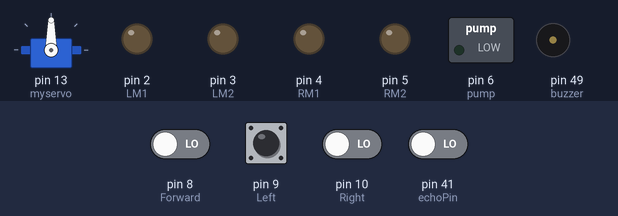
The sketch below on a simulated Arduino Mega 2560, built with avr-gcc and run on an emulated ATmega2560. Shown: servo, switched loads named in the sketch (green lamp = pin HIGH), output pins drawn as LEDs (lit = HIGH), buzzer (waves = sounding, pin HIGH). Dashed ring = blinking. The test bench sets the inputs (shaded band); at power-on: pin 8 (Forward), pin 9 (Left), pin 10 (Right), pin 41 (echoPin) LOW. Random numbers use the default seed unless the sketch sets one; pins used as bus, display or sensor lines are not drawn.

Above: at 2.0 s.
2.1 s: pin 8 (Forward) driven HIGH
At 5.5 s:
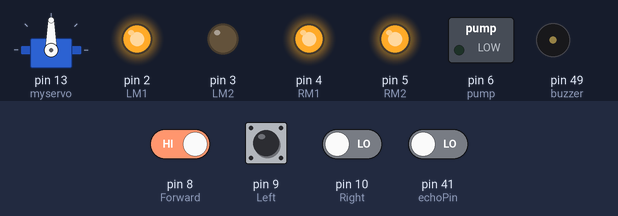
5.6 s: pin 9 (Left) pulled HIGH for 1 s
At 7.0 s:
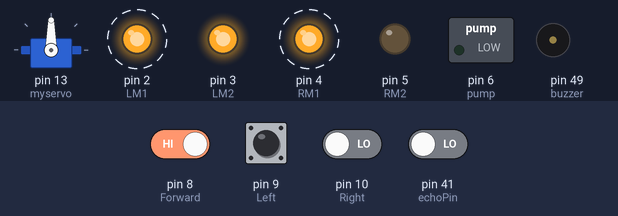
10.4 s: pin 8 (Forward) driven LOW
At 15.4 s:
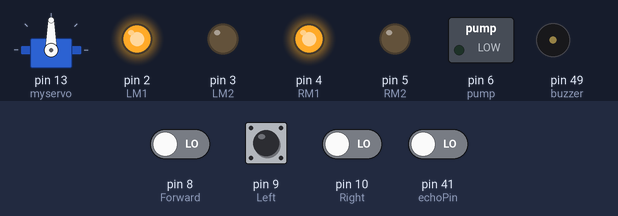
20.1 s: pin 8 (Forward) driven HIGH and pin 9 (Left) driven HIGH and pin 10 (Right) driven HIGH and pin 41 (echoPin) driven HIGH
27.7 s: pin 9 (Left) driven LOW
31.8 s: pin 9 (Left) driven HIGH
At 32.4 s:
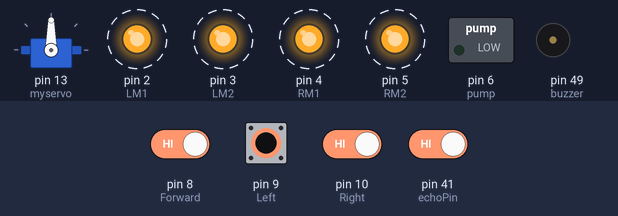
Timing chart, 0 to 36.9 s (numbered marks = the images above; inputs shaded):
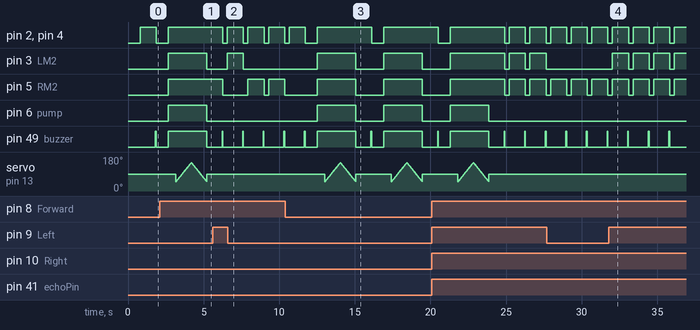

Measured:
- after the input at 5.6 s, pin 3 (LM2): LOW → HIGH after 0.97 s, → LOW 1.1 s later
- after the input at 31.8 s, pin 3 (LM2): alternates HIGH for 1.1 s and LOW for 0.30 s, starting after 0.24 s
- by itself, pin 5 (RM2): alternates HIGH for 2.5 s and LOW for 1.9 s

The sketch:

fire_fighting_bot_edited_with_obstacle.ino
```cpp
#include <Servo.h>  //include servo.h library
Servo myservo;

int pos = 0;
boolean fire = false;
int trigPin = 40;      // trig pin of HC-SR04
int echoPin = 41;     // Echo pin of HC-SR04
long duration, distance;

#define Left 9      // left sensor
#define Right 10    // right sensor
#define Forward 8   //front sensor

#define LM1 2       // left motor
#define LM2 3       // left motor
#define RM1 4       // right motor
#define RM2 5       // right motor
#define pump 6
#define buzzer 49

void setup()
{
delay(random(500,2000));   // delay for random time
  Serial.begin(9600);
  pinMode(trigPin, OUTPUT);         // set trig pin as output
  pinMode(echoPin, INPUT);          //set echo pin as input to capture reflected waves


  pinMode(Left, INPUT);
  pinMode(Right, INPUT);
  pinMode(Forward, INPUT);
  pinMode(LM1, OUTPUT);
  pinMode(LM2, OUTPUT);
  pinMode(RM1, OUTPUT);
  pinMode(RM2, OUTPUT);
  pinMode(pump, OUTPUT);
  pinMode(buzzer, OUTPUT);
  myservo.attach(13);
  myservo.write(90);
}

void put_off_fire()
{
    delay (500);
    digitalWrite(buzzer, HIGH);
    digitalWrite(LM1, HIGH);
    digitalWrite(LM2, HIGH);
    digitalWrite(RM1, HIGH);
    digitalWrite(RM2, HIGH);

   digitalWrite(pump, HIGH);
   delay(500);

    for (pos = 50; pos <= 150; pos += 1) {
    myservo.write(pos);
    delay(10);
  }
  for (pos = 150; pos >= 50; pos -= 1) {
    myservo.write(pos);
    delay(10);
  }

  digitalWrite(pump,LOW);
  digitalWrite(buzzer,LOW);
  myservo.write(90);

  fire=false;
}

void loop()
{
   myservo.write(90); //Sweep_Servo();

    if (digitalRead(Left) ==1 && digitalRead(Right)==1 && digitalRead(Forward) ==1)
    {

    digitalWrite(LM1, HIGH);
    digitalWrite(LM2, HIGH);
    digitalWrite(RM1, HIGH);
    digitalWrite(RM2, HIGH);
    }

    else if (digitalRead(Forward) ==0)
    {
    digitalWrite(LM1, HIGH);
    digitalWrite(LM2, LOW);
    digitalWrite(RM1, HIGH);
    digitalWrite(RM2, LOW);
    fire = true;
    }

    else if (digitalRead(Left) ==0)
    {
    digitalWrite(LM1, HIGH);
    digitalWrite(LM2, LOW);
    digitalWrite(RM1, HIGH);
    digitalWrite(RM2, HIGH);
    }

    else if (digitalRead(Right) ==0)
    {
    digitalWrite(LM1, HIGH);
    digitalWrite(LM2, HIGH);
    digitalWrite(RM1, HIGH);
    digitalWrite(RM2, LOW);
    }

digitalWrite(trigPin, LOW);
  delayMicroseconds(2);
  digitalWrite(trigPin, HIGH);     // send waves for 10 us
  delayMicroseconds(10);
  duration = pulseIn(echoPin, HIGH); // receive reflected waves
  distance = duration / 58.2;   // convert to distance
  delay(10);

  if (distance < 19)
  {
  digitalWrite(buzzer, HIGH);   // turn the buzzer on (HIGH is the voltage level)
  delay(50);                       // wait for a second
  digitalWrite(buzzer, LOW);    // turn the buzzer off by making the voltage LOW
  delay(3);                       // wait for a second

    digitalWrite(LM1, LOW);
    digitalWrite(LM2, LOW);
    digitalWrite(RM1, LOW);
    digitalWrite(RM2, LOW);
  }

delay(300);//change this value to increase the distance

     while (fire == true)
     {
      put_off_fire();
     }
}
```
